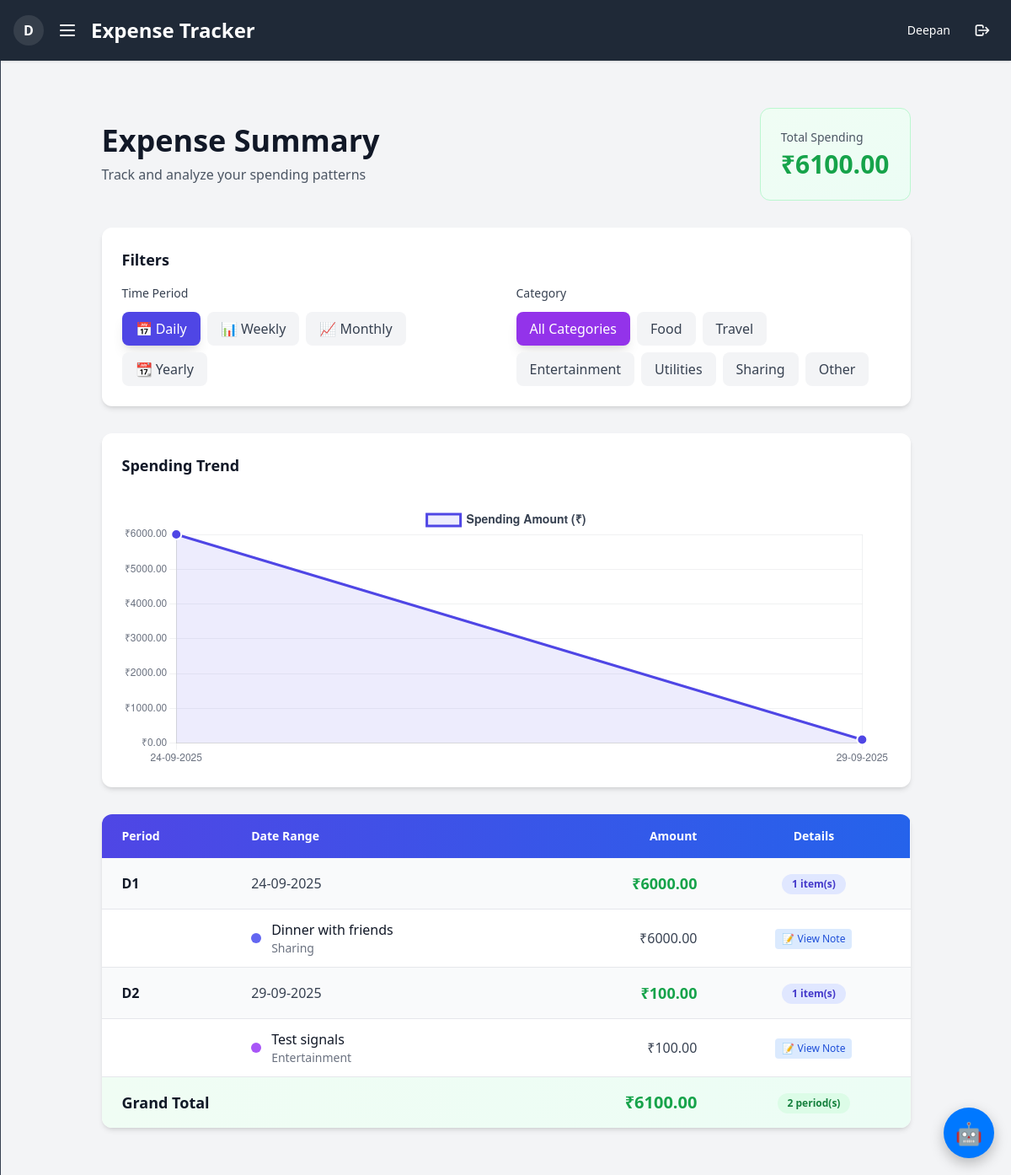
Before: /summary/ (signed in) with the older database file.
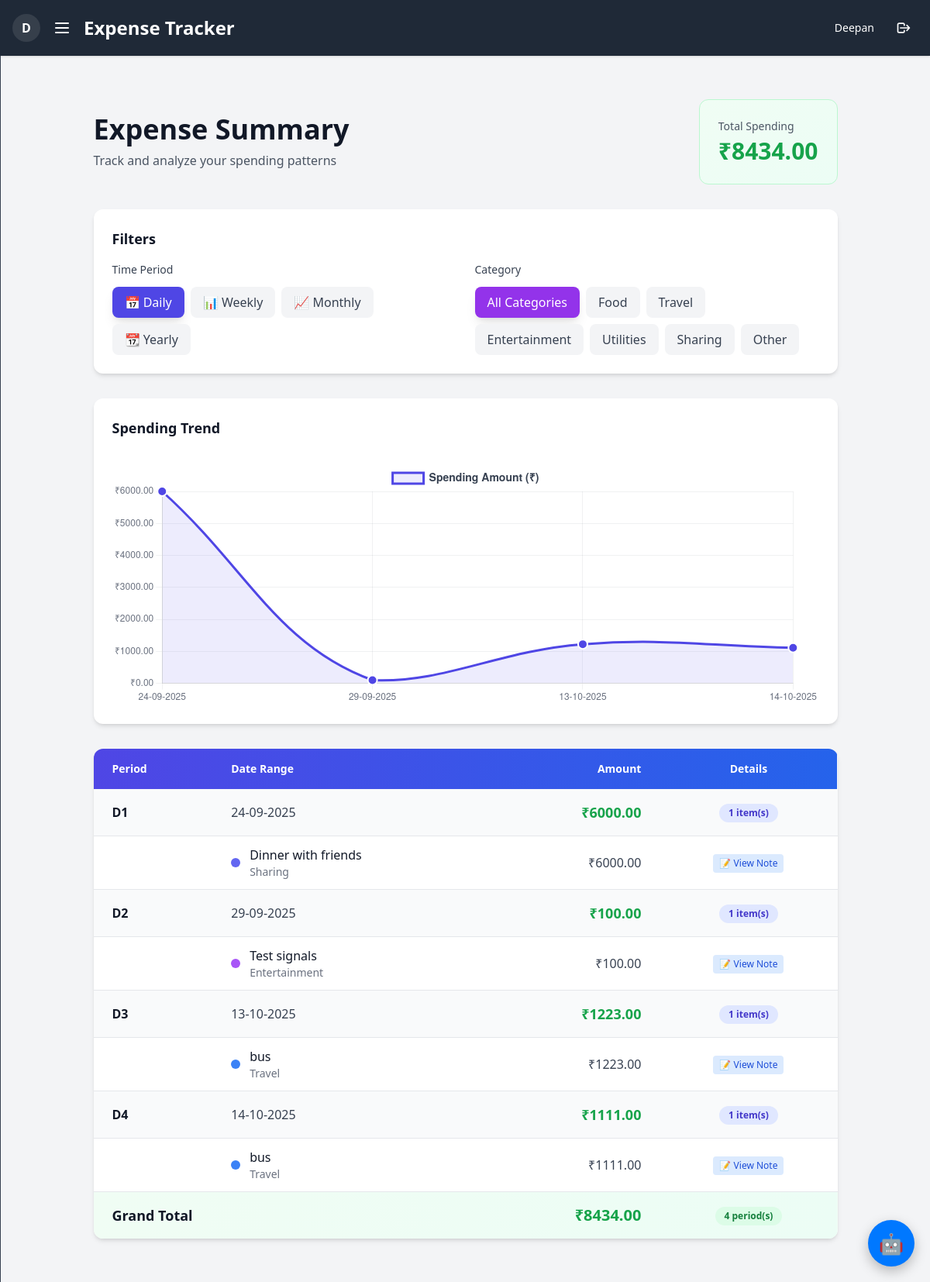
After: the same page with the newer database file.
### expenses/models.py (models this page shows, shortened)
class Expense(models.Model):
    CATEGORY_CHOICES = [
        ('Food', 'Food'),
        ('Travel', 'Travel'),
        ('Entertainment', 'Entertainment'),
        ('Utilities', 'Utilities'),
        ('Sharing', 'Sharing'),
        ('Other', 'Other'),
    ]
    user = models.ForeignKey(User, on_delete=models.CASCADE)
    title = models.CharField(max_length=200)
    amount = models.DecimalField(max_digits=10, decimal_places=2)
    category = models.CharField(max_length=50, choices=CATEGORY_CHOICES)
    date = models.DateField()
    description = models.TextField(blank=True, null=True)

### expenses/views.py (the view, shortened to what this page needs)
# urls.py: path('summary/', views.expense_summary, name='expense_summary'),
@login_required
def expense_summary(request):
    filter_type = request.GET.get('filter', 'daily')
    selected_category = request.GET.get('category', 'All')
    grouped_expenses = []
    base_qs = Expense.objects.filter(user=request.user)
    if selected_category and selected_category != 'All':
        base_qs = base_qs.filter(category=selected_category)
    total_amount = base_qs.aggregate(total=Sum('amount'))['total'] or 0
    categories = [c[0] for c in Expense.CATEGORY_CHOICES]
    if filter_type == 'daily':
        qs = (
            base_qs
            .annotate(day=TruncDay('date'))
            .values('day')
            .annotate(total=Sum('amount'))
            .order_by('day')
        )
        for i, group in enumerate(qs, 1):
            expenses = base_qs.filter(date=group['day'])
            grouped_expenses.append({
                'serial': f"D{i}",
                'range': group['day'].strftime('%d-%m-%Y'),
                'total': group['total'],
                'expenses': expenses
            })
    chart_labels = [g['range'] for g in grouped_expenses]
    chart_data = [float(g['total'] or 0) for g in grouped_expenses]
    context = {
        'grouped_expenses': grouped_expenses,
        'total_amount': total_amount,
        'filter_type': filter_type,
        'categories': categories,
        'selected_category': selected_category,
        'chart_labels_json': json.dumps(chart_labels),
        'chart_data_json': json.dumps(chart_data),
    }
    return render(request, 'expenses/expense_summary.html', context)

### expenses/templates/expenses/expense_summary.html (shortened to what the changed rows need)
{% extends 'expenses/base.html' %}
{% block content %}
<div class="max-w-7xl mx-auto px-4 py-8">
    <div class="mb-8">
        <div class="flex flex-col md:flex-row md:items-center md:justify-between gap-4">
            <div>
                <h1 class="text-4xl font-bold text-gray-900 mb-2">Expense Summary</h1>
            </div>
            <div class="bg-gradient-to-br from-green-50 to-emerald-50 rounded-xl p-6 border border-green-200">
                <p class="text-gray-600 text-sm font-medium mb-1">Total Spending</p>
                <p class="text-3xl font-bold text-green-600">₹{{ total_amount|floatformat:2 }}</p>
            </div>
        </div>
    </div>
    <div class="bg-white rounded-xl shadow-md p-6 mb-8">
        <h2 class="text-lg font-semibold text-gray-900 mb-4">Filters</h2>
        <div class="grid grid-cols-1 md:grid-cols-2 gap-6">
            <div>
                <div class="flex flex-wrap gap-2">
                    <a href="?filter={{ filter_type }}&category=All"
                       class="px-4 py-2 rounded-lg font-medium transition-all duration-200 {% if selected_category == 'All' %}bg-purple-600 text-white shadow-lg{% else %}bg-gray-100 text-gray-700 hover:bg-gray-200{% endif %}">
                        All Categories
                    </a>
                    {% for category in categories %}
                    <a href="?filter={{ filter_type }}&category={{ category }}"
                       class="px-4 py-2 rounded-lg font-medium transition-all duration-200 {% if selected_category == category %}bg-purple-600 text-white shadow-lg{% else %}bg-gray-100 text-gray-700 hover:bg-gray-200{% endif %}">
                        {{ category }}
                    </a>
                    {% endfor %}
                </div>
            </div>
        </div>
    </div>
    {% if grouped_expenses %}
    <div class="bg-white rounded-xl shadow-md p-6 mb-8">
        <h2 class="text-lg font-semibold text-gray-900 mb-6">Spending Trend</h2>
        <div class="h-80">
            <canvas id="expenseChart"></canvas>
        </div>
    </div>
    {% endif %}
    {% if grouped_expenses %}
    <div class="bg-white rounded-xl shadow-md overflow-hidden">
        <div class="overflow-x-auto">
            <table class="w-full">
                <thead class="bg-gradient-to-r from-indigo-600 to-blue-600">
                    <tr>
                        <th class="px-6 py-4 text-left text-sm font-semibold text-white">Period</th>
                        <th class="px-6 py-4 text-left text-sm font-semibold text-white">Date Range</th>
                        <th class="px-6 py-4 text-right text-sm font-semibold text-white">Amount</th>
                        <th class="px-6 py-4 text-center text-sm font-semibold text-white">Details</th>
                    </tr>
                </thead>
                <tbody class="divide-y divide-gray-200">
                    {% for group in grouped_expenses %}
                    <tr class="bg-gray-50 hover:bg-gray-100 transition">
                        <td class="px-6 py-4 font-semibold text-gray-900">{{ group.serial }}</td>
                        <td class="px-6 py-4 text-gray-700">{{ group.range }}</td>
                        <td class="px-6 py-4 text-right font-bold text-green-600 text-lg">₹{{ group.total|floatformat:2 }}</td>
                        <td class="px-6 py-4 text-center">
                            <span class="inline-block bg-indigo-100 text-indigo-700 px-3 py-1 rounded-full text-xs font-semibold">
                                {{ group.expenses|length }} item(s)
                            </span>
                        </td>
                    </tr>
                    {% for expense in group.expenses %}
                    <tr class="bg-white hover:bg-gray-50 transition">
                        <td class="px-6 py-3"></td>
                        <td class="px-6 py-3">
                            <div class="flex items-center gap-3">
                                {% if expense.category == 'Food' %}
                                    <span class="inline-block w-3 h-3 rounded-full bg-orange-500"></span>
                                {% elif expense.category == 'Travel' %}
                                    <span class="inline-block w-3 h-3 rounded-full bg-blue-500"></span>
                                {% elif expense.category == 'Entertainment' %}
                                    <span class="inline-block w-3 h-3 rounded-full bg-purple-500"></span>
                                {% elif expense.category == 'Utilities' %}
                                    <span class="inline-block w-3 h-3 rounded-full bg-yellow-500"></span>
                                {% elif expense.category == 'Sharing' %}
                                    <span class="inline-block w-3 h-3 rounded-full bg-indigo-500"></span>
                                {% else %}
                                    <span class="inline-block w-3 h-3 rounded-full bg-gray-500"></span>
                                {% endif %}
                                <div>
                                    <p class="font-medium text-gray-900">{{ expense.title }}</p>
                                    <p class="text-sm text-gray-500">{{ expense.get_category_display }}</p>
                                </div>
                            </div>
                        </td>
                        <td class="px-6 py-3 text-right text-gray-700">₹{{ expense.amount|floatformat:2 }}</td>
                        <td class="px-6 py-3 text-center">
                            <button class="noteBtn inline-block bg-blue-100 text-blue-700 px-2 py-1 rounded text-xs font-medium cursor-pointer hover:bg-blue-200 transition" data-expense-id="{{ expense.id }}" data-expense-title="{{ expense.title|escapejs }}" data-expense-desc="{% if expense.description %}{{ expense.description|escapejs }}{% endif %}">
                                📝 {% if expense.description %}View{% else %}Add{% endif %} Note
                            </button>
                        </td>
                    </tr>
                    {% endfor %}
                    {% endfor %}
                    <tr class="bg-gradient-to-r from-green-50 to-emerald-50 border-t-2 border-green-200">
                        <td colspan="2" class="px-6 py-4 font-bold text-gray-900 text-lg">Grand Total</td>
                        <td class="px-6 py-4 text-right font-bold text-green-600 text-xl">₹{{ total_amount|floatformat:2 }}</td>
                        <td class="px-6 py-4 text-center">
                            <span class="inline-block bg-green-100 text-green-700 px-3 py-1 rounded-full text-xs font-semibold">
                                {{ grouped_expenses|length }} period(s)
                            </span>
                        </td>
                    </tr>
                </tbody>
            </table>
        </div>
    </div>
    {% endif %}
</div>
{% endblock %}

Changed rows visible on the page:
added Expense: title "bus", category "Travel", amount "1223.00", description "View", shown under "D3"
added Expense: title "bus", category "Travel", amount "1111.00", description "View", shown under "D4"
Other visible differences:
{{ total_amount|floatformat:2 }}: "6100.00" → "8434.00"
chart data {{ chart_data_json|escapejs }}: [6000.0, 100.0] → [6000.0, 100.0, 1223.0, 1111.0]
{{ grouped_expenses|length }}: "2" → "4"
new list line: "D3 13-10-2025 ₹ 1223.00 1 item(s)"
new list line: "D4 14-10-2025 ₹ 1111.00 1 item(s)"
